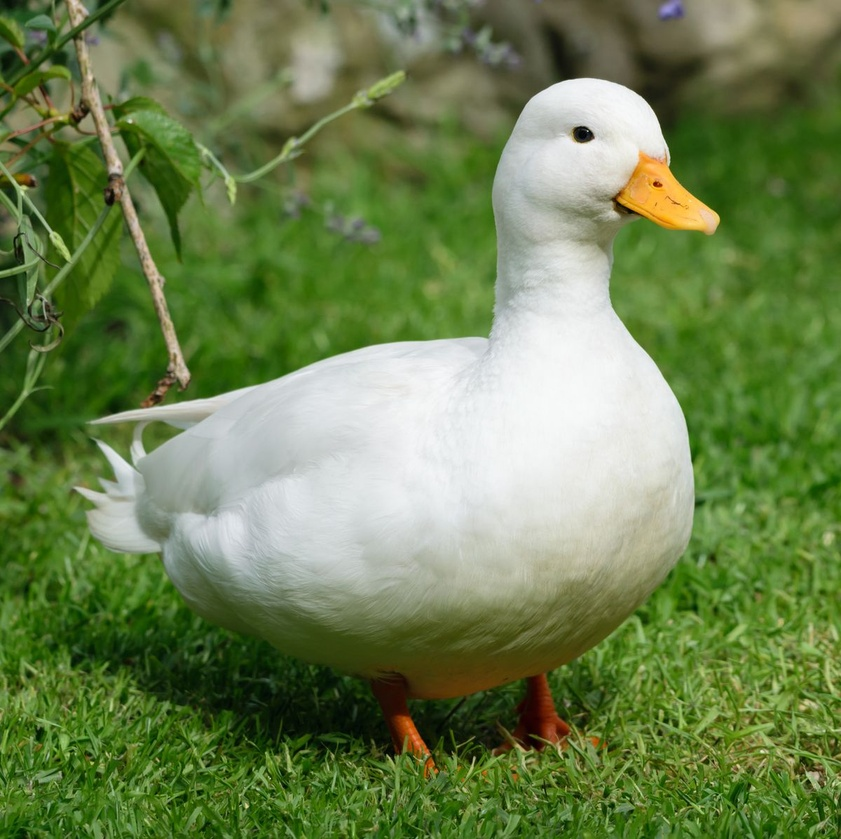
#> input picture Image_flipper/Duck_image.jpg, 841 x 839 px, shrunk from 1200 x 1196 before the run, found by its file name
$ python main.py --image /Users/aleks/Documents/_GIthub_Repositories/micro_projects/Image_flipper/Duck_image.jpg
#> lines starting #> are read from the running program, lines starting #| are printed output that depends on the picture
# Tutorial https://www.youtube.com/watch?v=kq9hmaNK5ZM

# TODO add a command line argument to choose the type of flip or add gui to choose the type of flip and display the image

# test image path
# python3 main.py --image /Users/aleks/Documents/_GIthub_Repositories/micro_projects/Image_flipper/Duck_image.jpg

# argparse is a Python library for parsing command line arguments, it is used to pass the path to the image file as a command line argument
import argparse

# cv2 is the OpenCV library, which is used to process images and videos
import cv2


def main():
    """
    This script reads an image file and displays it, then applies a horizontal flip to the image and displays the result.
    The path to the image file is passed as a command line argument.

    Example usage:
    python main.py --image /path/to/image.jpg
    """
    # construct the argument parser and parse the arguments
    parser = argparse.ArgumentParser()
    parser.add_argument("--image", required=True, help="Path to the image")
    arg = vars(parser.parse_args())

    image = cv2.imread(arg["image"])
#> image is the input picture: shape (839, 841, 3); mean B, G, R 79.5, 129.3, 108.6
    cv2.imshow("Original", image)
    cv2.waitKey(0)

    horizontal_flip = cv2.flip(image, 1)
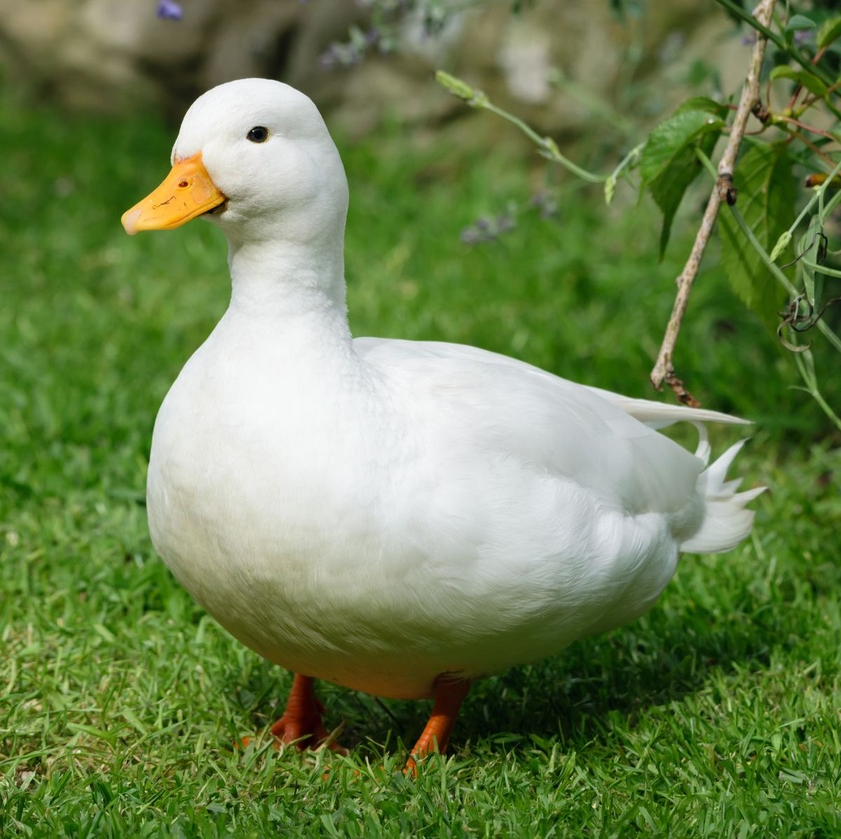
#> horizontal_flip: shape (839, 841, 3); mean B, G, R 79.5, 129.3, 108.6
    cv2.imshow("Horizontal Flip", horizontal_flip)
    cv2.waitKey(0)

    vertical_flip = cv2.flip(image, 0)
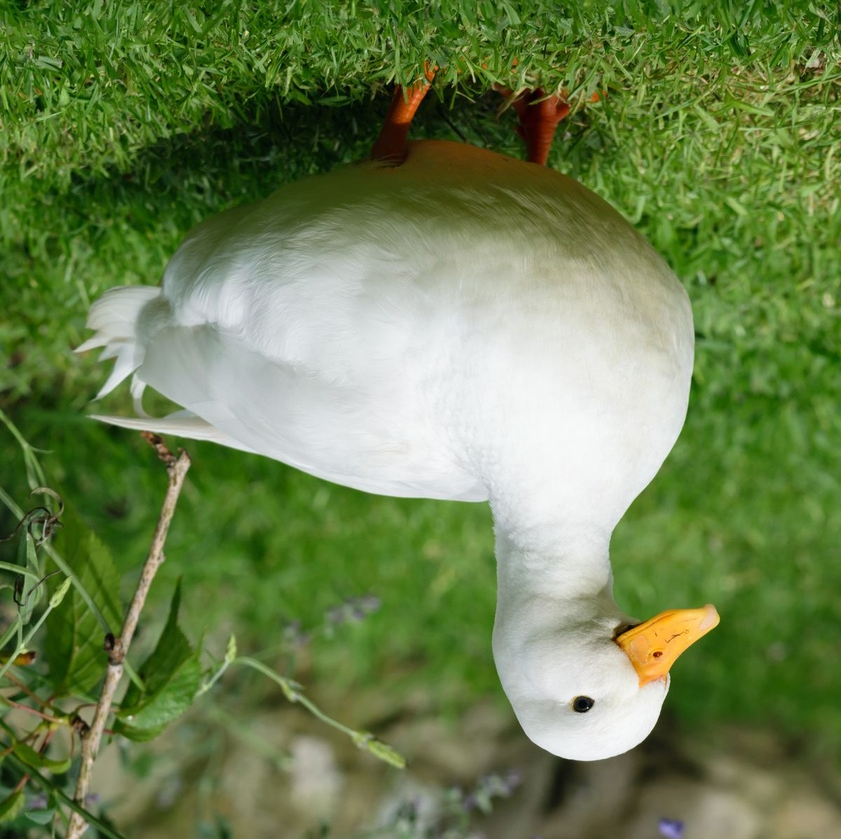
#> vertical_flip: shape (839, 841, 3); mean B, G, R 79.5, 129.3, 108.6
    cv2.imshow("Vertical Flip", vertical_flip)
    cv2.waitKey(0)

    hor_ver_flip = cv2.flip(image, -1)
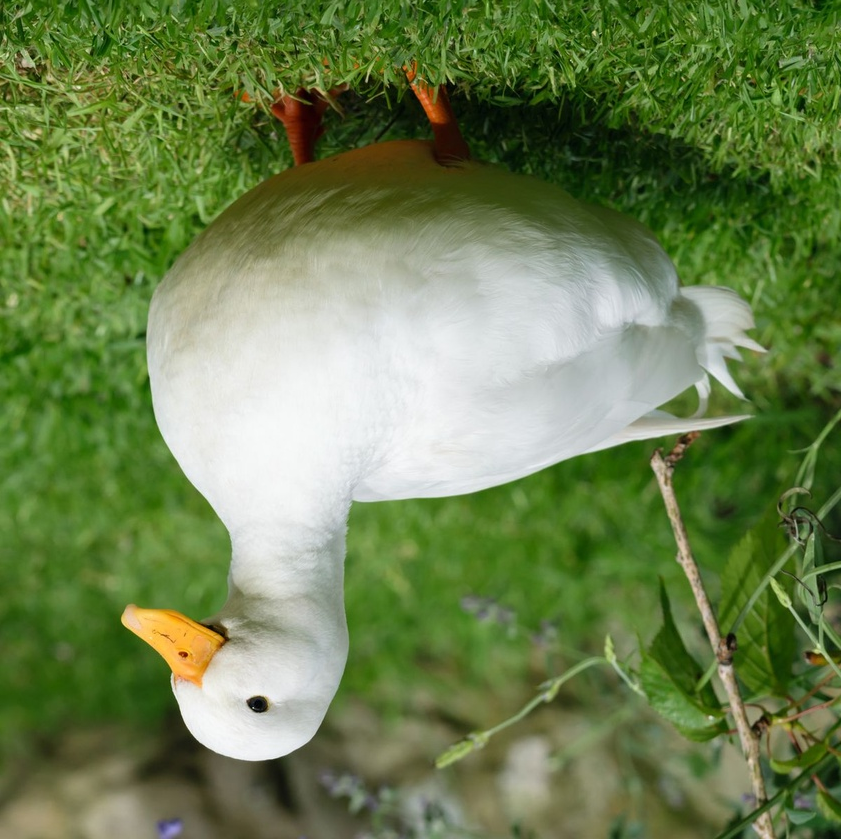
#> hor_ver_flip: shape (839, 841, 3); mean B, G, R 79.5, 129.3, 108.6
    cv2.imshow("Horizontal and Vertical Flip", hor_ver_flip)
    cv2.waitKey(0)


if __name__ == "__main__":
    main()
